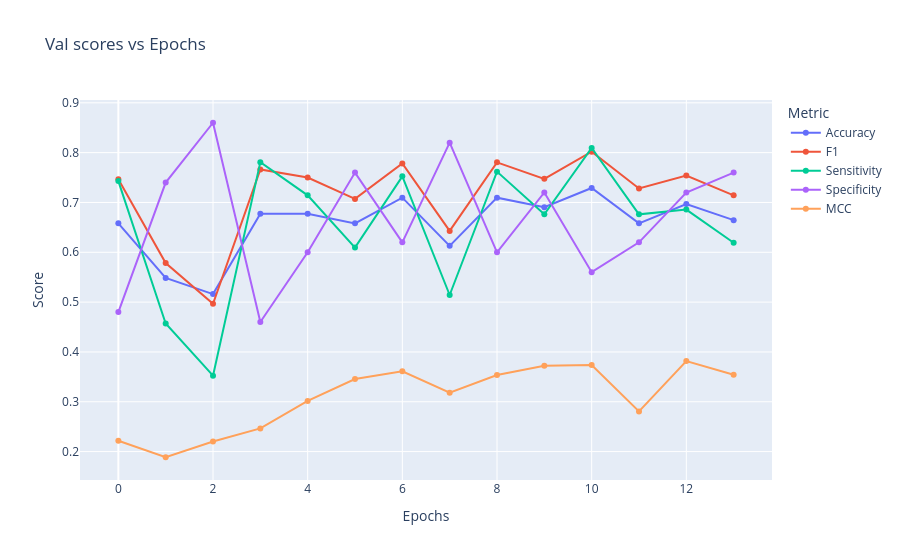

The cell this chart's notebook holds for it:
### Code cell
metrics_plot(results.accuracies, results.f1s, results.sensitivities, results.specificities, results.mccs)

### Figure 1 — Plotly figure (JSON) as saved in the notebook; plotly's stock layout.template omitted (floating-point values rounded to 4 significant figures)
{"data": [{"hovertemplate": "Metric=Accuracy<br>Epochs=%{x}<br>Score=%{y}<extra></extra>", "legendgroup": "Accuracy", "line": {"color": "#636efa", "dash": "solid"}, "marker": {"symbol": "circle"}, "mode": "lines+markers", "name": "Accuracy", "orientation": "v", "showlegend": true, "type": "scatter", "x": [0, 1, 2, 3, 4, 5, 6, 7, 8, 9, 10, 11, 12, 13], "xaxis": "x", "y": [0.6581, 0.5484, 0.5161, 0.6774, 0.6774, 0.6581, 0.7097, 0.6129, 0.7097, 0.6903, 0.729, 0.6581, 0.6968, 0.6645], "yaxis": "y"}, {"hovertemplate": "Metric=F1<br>Epochs=%{x}<br>Score=%{y}<extra></extra>", "legendgroup": "F1", "line": {"color": "#EF553B", "dash": "solid"}, "marker": {"symbol": "circle"}, "mode": "lines+markers", "name": "F1", "orientation": "v", "showlegend": true, "type": "scatter", "x": [0, 1, 2, 3, 4, 5, 6, 7, 8, 9, 10, 11, 12, 13], "xaxis": "x", "y": [0.7464, 0.5783, 0.4966, 0.7664, 0.75, 0.7072, 0.7783, 0.6429, 0.7805, 0.7474, 0.8019, 0.7282, 0.7539, 0.7143], "yaxis": "y"}, {"hovertemplate": "Metric=Sensitivity<br>Epochs=%{x}<br>Score=%{y}<extra></extra>", "legendgroup": "Sensitivity", "line": {"color": "#00cc96", "dash": "solid"}, "marker": {"symbol": "circle"}, "mode": "lines+markers", "name": "Sensitivity", "orientation": "v", "showlegend": true, "type": "scatter", "x": [0, 1, 2, 3, 4, 5, 6, 7, 8, 9, 10, 11, 12, 13], "xaxis": "x", "y": [0.7429, 0.4571, 0.3524, 0.781, 0.7143, 0.6095, 0.7524, 0.5143, 0.7619, 0.6762, 0.8095, 0.6762, 0.6857, 0.619], "yaxis": "y"}, {"hovertemplate": "Metric=Specificity<br>Epochs=%{x}<br>Score=%{y}<extra></extra>", "legendgroup": "Specificity", "line": {"color": "#ab63fa", "dash": "solid"}, "marker": {"symbol": "circle"}, "mode": "lines+markers", "name": "Specificity", "orientation": "v", "showlegend": true, "type": "scatter", "x": [0, 1, 2, 3, 4, 5, 6, 7, 8, 9, 10, 11, 12, 13], "xaxis": "x", "y": [0.48, 0.74, 0.86, 0.46, 0.6, 0.76, 0.62, 0.82, 0.6, 0.72, 0.56, 0.62, 0.72, 0.76], "yaxis": "y"}, {"hovertemplate": "Metric=MCC<br>Epochs=%{x}<br>Score=%{y}<extra></extra>", "legendgroup": "MCC", "line": {"color": "#FFA15A", "dash": "solid"}, "marker": {"symbol": "circle"}, "mode": "lines+markers", "name": "MCC", "orientation": "v", "showlegend": true, "type": "scatter", "x": [0, 1, 2, 3, 4, 5, 6, 7, 8, 9, 10, 11, 12, 13], "xaxis": "x", "y": [0.2217, 0.1886, 0.2202, 0.2466, 0.3016, 0.3455, 0.361, 0.3182, 0.3536, 0.3722, 0.3736, 0.2806, 0.3816, 0.3544], "yaxis": "y"}], "layout": {"legend": {"title": {"text": "Metric"}, "tracegroupgap": 0}, "title": {"text": "Val scores vs Epochs"}, "xaxis": {"anchor": "y", "domain": [0, 1], "title": {"text": "Epochs"}}, "yaxis": {"anchor": "x", "domain": [0, 1], "title": {"text": "Score"}}}}
